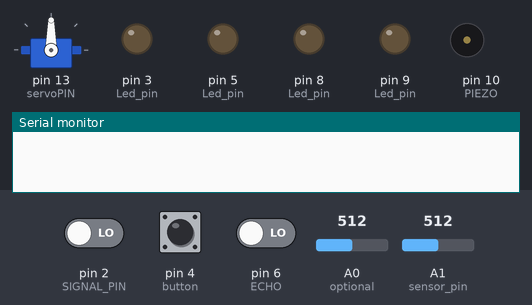
This sketch was run on a simulated Arduino Uno, built with avr-gcc and run on an emulated ATmega328P. On the bench: servo, output pins drawn as LEDs (lit = HIGH), buzzer (waves = sounding), the last lines printed to the serial monitor. The test bench sets the inputs (shaded band); at power-on: pin 4 (button) LOW, pin 2 (SIGNAL_PIN) LOW, A0 (optional) = 512, A1 (sensor_pin) = 512, pin 6 (ECHO) LOW. Pins used as bus, display or sensor lines are not drawn.

Above: at 3.4 s.
3.5 s: pin 4 (button) pulled HIGH for 0.15 s
At 6.3 s:
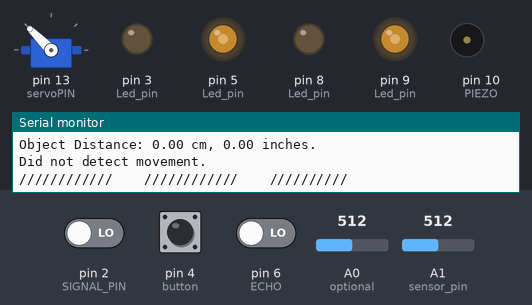
6.6 s: pin 2 (SIGNAL_PIN) driven HIGH
At 9.5 s:
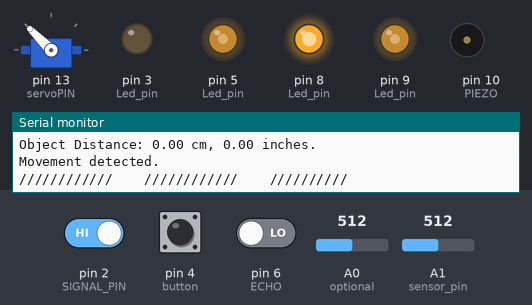
9.6 s: A0 (optional) set to 716
At 12.5 s:
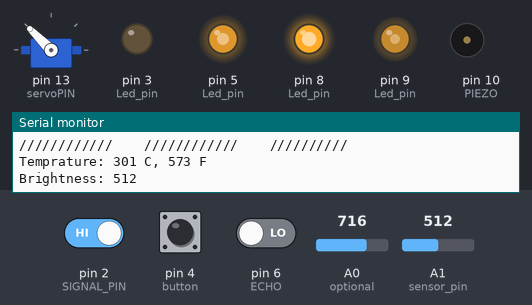
12.6 s: A1 (sensor_pin) set to 306
15.6 s: pin 4 (button) pulled HIGH for 1 s
At 18.0 s:
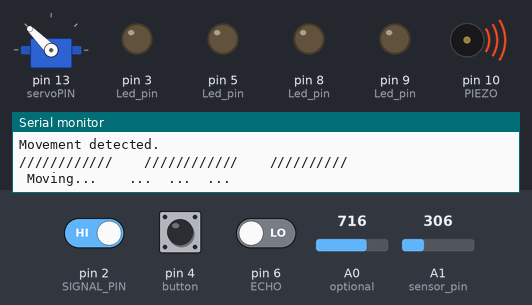
Timing chart, 0 to 32.1 s (numbered marks = the images above; inputs shaded):
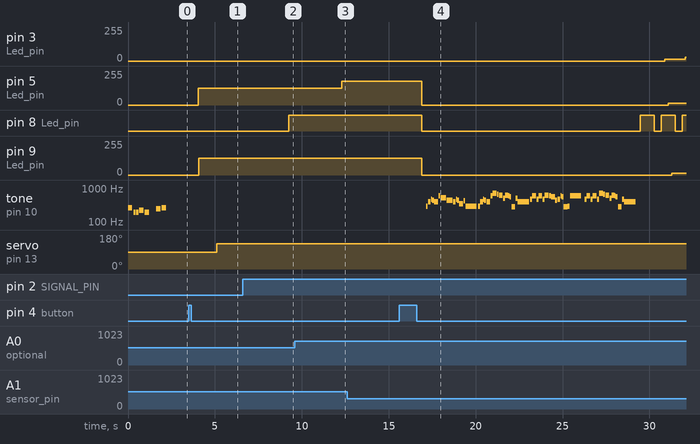

Measured:
- after the input at 3.5 s, pin 5 (Led_pin): 0/255 → 127/255 after 0.54 s; pin 9 (Led_pin): 0/255 → 127/255 after 0.56 s; servo on pin 13 (servoPIN): 90° → 135° after 1.6 s
- after the input at 6.6 s, pin 8 (Led_pin): LOW → HIGH after 2.6 s
- after the input at 9.6 s, pin 5 (Led_pin): 127/255 → 178/255 after 2.7 s
- after the input at 15.6 s, pin 3 (Led_pin): 0/255 → 15/255 after 15.3 s, → 30/255 1.2 s later; pin 5 (Led_pin): 178/255 → 0/255 after 1.3 s, → 15/255 14.2 s later

The sketch:

ardFinProj.ino
```cpp
#include<SoftwareSerial.h>
#include <Servo.h>


//music
#define NOTE_B0  31
#define NOTE_C1  33
#define NOTE_CS1 35
#define NOTE_D1  37
#define NOTE_DS1 39
#define NOTE_E1  41
#define NOTE_F1  44
#define NOTE_FS1 46
#define NOTE_G1  49
#define NOTE_GS1 52
#define NOTE_A1  55
#define NOTE_AS1 58
#define NOTE_B1  62
#define NOTE_C2  65
#define NOTE_CS2 69
#define NOTE_D2  73
#define NOTE_DS2 78
#define NOTE_E2  82
#define NOTE_F2  87
#define NOTE_FS2 93
#define NOTE_G2  98
#define NOTE_GS2 104
#define NOTE_A2  110
#define NOTE_AS2 117
#define NOTE_B2  123
#define NOTE_C3  131
#define NOTE_CS3 139
#define NOTE_D3  147
#define NOTE_DS3 156
#define NOTE_E3  165
#define NOTE_F3  175
#define NOTE_FS3 185
#define NOTE_G3  196
#define NOTE_GS3 208
#define NOTE_A3  220
#define NOTE_AS3 233
#define NOTE_B3  247
#define NOTE_C4  262
#define NOTE_CS4 277
#define NOTE_D4  294
#define NOTE_DS4 311
#define NOTE_E4  330
#define NOTE_F4  349
#define NOTE_FS4 370
#define NOTE_G4  392
#define NOTE_GS4 415
#define NOTE_A4  440
#define NOTE_AS4 466
#define NOTE_B4  494
#define NOTE_C5  523
#define NOTE_CS5 554
#define NOTE_D5  587
#define NOTE_DS5 622
#define NOTE_E5  659
#define NOTE_F5  698
#define NOTE_FS5 740
#define NOTE_G5  784
#define NOTE_GS5 831
#define NOTE_A5  880
#define NOTE_AS5 932
#define NOTE_B5  988
#define NOTE_C6  1047
#define NOTE_CS6 1109
#define NOTE_D6  1175
#define NOTE_DS6 1245
#define NOTE_E6  1319
#define NOTE_F6  1397
#define NOTE_FS6 1480
#define NOTE_G6  1568
#define NOTE_GS6 1661
#define NOTE_A6  1760
#define NOTE_AS6 1865
#define NOTE_B6  1976
#define NOTE_C7  2093
#define NOTE_CS7 2217
#define NOTE_D7  2349
#define NOTE_DS7 2489
#define NOTE_E7  2637
#define NOTE_F7  2794
#define NOTE_FS7 2960
#define NOTE_G7  3136
#define NOTE_GS7 3322
#define NOTE_A7  3520
#define NOTE_AS7 3729
#define NOTE_B7  3951
#define NOTE_C8  4186
#define NOTE_CS8 4435
#define NOTE_D8  4699
#define NOTE_DS8 4978
#define REST 0
int tempo = 500;
int melody2[] = {


  // Hedwig's theme fromn the Harry Potter Movies
  // Socre from https://musescore.com/user/3811306/scores/4906610

  REST, 2, NOTE_D4, 4,
  NOTE_G4, -4, NOTE_AS4, 8, NOTE_A4, 4,
  NOTE_G4, 2, NOTE_D5, 4,
  NOTE_C5, -2,
  NOTE_A4, -2,
  NOTE_G4, -4, NOTE_AS4, 8, NOTE_A4, 4,
  NOTE_F4, 2, NOTE_GS4, 4,
  NOTE_D4, -1,
  NOTE_D4, 4,

  NOTE_G4, -4, NOTE_AS4, 8, NOTE_A4, 4, //10
  NOTE_G4, 2, NOTE_D5, 4,
  NOTE_F5, 2, NOTE_E5, 4,
  NOTE_DS5, 2, NOTE_B4, 4,
  NOTE_DS5, -4, NOTE_D5, 8, NOTE_CS5, 4,
  NOTE_CS4, 2, NOTE_B4, 4,
  NOTE_G4, -1,
  NOTE_AS4, 4,

  NOTE_D5, 2, NOTE_AS4, 4,//18
  NOTE_D5, 2, NOTE_AS4, 4,
  NOTE_DS5, 2, NOTE_D5, 4,
  NOTE_CS5, 2, NOTE_A4, 4,
  NOTE_AS4, -4, NOTE_D5, 8, NOTE_CS5, 4,
  NOTE_CS4, 2, NOTE_D4, 4,
  NOTE_D5, -1,
  REST,4, NOTE_AS4,4,

  NOTE_D5, 2, NOTE_AS4, 4,//26
  NOTE_D5, 2, NOTE_AS4, 4,
  NOTE_F5, 2, NOTE_E5, 4,
  NOTE_DS5, 2, NOTE_B4, 4,
  NOTE_DS5, -4, NOTE_D5, 8, NOTE_CS5, 4,
  NOTE_CS4, 2, NOTE_AS4, 4,
  NOTE_G4, -1,

};
int notes = sizeof(melody2) / sizeof(melody2[0]) / 2;
int wholenote = (60000 * 4) / tempo;

int divider = 0, noteDuration = 0;
///////
const int PIEZO =10;
const int servoPIN = 13;
int melody[] = {262, 196, 196, 220, 196, 0, 247, 262}; // 8 music notes
SoftwareSerial bt(12,11); /* (Rx,Tx) */
int sensorValue = 0;
int tmpValue = 0;
int noteDurations[] = {250, 125, 125, 250, 250, 250, 250, 250};
double cm = 0, inches = 0;
#define SIGNAL_PIN 2
const int button = 4;
int state = 0;
bool scanning = false;
bool moving = false;
int brightness = 0;
int celsius = 0;

int fahrenheit = 0;
Servo servo;

int angle = 90;

void setup() {
  pinMode(A0, INPUT); //optional
pinMode(A1, INPUT); // sensor pin
pinMode(SIGNAL_PIN, INPUT);
pinMode(7, OUTPUT); // TRIG

pinMode(6, INPUT); // ECHO
bt.begin(9600);

Serial.begin(9600);
pinMode(3, OUTPUT); // Led pin
pinMode(5, OUTPUT); // Led pin
pinMode(9, OUTPUT); // Led pin
pinMode(8, OUTPUT); // Led pin
pinMode(button, INPUT);
servo.attach(servoPIN);


pinMode(PIEZO, OUTPUT);
for (int i = 0; i < 8; i++) {

  tone(PIEZO, melody[i], noteDurations[i]); // play a note

  delay(noteDurations[i]* 1.3);

  noTone(PIEZO); // stop the tone playing

  }

}

void loop() {
  if(digitalRead(button)==HIGH){
    state++;
    delay(500);
    if(state == 1){
     Serial.println(" Searching: ... \t ...\t...\t... \n");
     scanning = true;
     moving = false;

    }
    else if (state == 2 ){
      Serial.println(" Moving... \t ...\t...\t... \n");
    digitalWrite(3,LOW);
    digitalWrite(5,LOW);
    digitalWrite(9,LOW);
    digitalWrite(8,LOW);
    scanning = false;
    moving = true;
      for (int thisNote = 0; thisNote < notes * 2; thisNote = thisNote + 2) {

    // calculates the duration of each note
    divider = melody2[thisNote + 1];
    if (divider > 0) {
      // regular note, just proceed
      noteDuration = (wholenote) / divider;
    } else if (divider < 0) {
      // dotted notes are represented with negative durations!!
      noteDuration = (wholenote) / abs(divider);
      noteDuration *= 1.5; // increases the duration in half for dotted notes
    }

    // we only play the note for 90% of the duration, leaving 10% as a pause
    tone(PIEZO, melody2[thisNote], noteDuration*0.9);

    // Wait for the specief duration before playing the next note.
    delay(noteDuration);

    // stop the waveform generation before the next note.
    noTone(PIEZO);
  }


 }


   else if(state >= 3 || state == 0){
    state = 0;
     Serial.println(" Robot Offline... \t ...\t...\t...\n");
    digitalWrite(3,LOW);
    digitalWrite(5,LOW);
    digitalWrite(9,LOW);
    digitalWrite(8,LOW);
    scanning = false;
    moving = false;
     if (bt.available()) /* If data is available on serial port */
    {
    	Serial.write(bt.read());      /* Print character received on to the serial monitor */
    }
  }
  else{ state = 0;}
  }
  if( scanning ==true){
    celsius = map(((analogRead(A0) - 20) * 3.04), 0, 1023, -40, 125);
    fahrenheit = celsius * 9 / 5 + 32;
   Serial.println("//////////// \t //////////// \t ////////// ");
Serial.print("Temprature: ");
Serial.print(celsius);

Serial.print(" C, ");
Serial.print(fahrenheit);

Serial.println(" F");
tmpValue = analogRead(A0);
analogWrite(5, map(tmpValue, 0, 1023, 0, 255));
sensorValue = analogRead(A1);
// print the sensor reading
Serial.print("Brightness: ");
Serial.println(sensorValue);

// map the sensor reading to the range [0…255] to set the LED

// brightness using analogWrite()
sensorValue = 1023 - sensorValue ;
analogWrite(9, map(sensorValue, 0, 1023, 0, 255));


cm = readUltrasonicDistance(7, 6);
//servo
if(cm <= 10){
      angle = 135;
    }else angle = 90;
  servo.write(angle);

Serial.print("Object Distance: ");

Serial.print(cm);

Serial.print(" cm, ");

inches = cm / 2.54; // convert to inches by dividing by 2.54

Serial.print(inches);

Serial.println(" inches.");
//ir mod
  if(digitalRead(SIGNAL_PIN)==HIGH) {
    Serial.println("Movement detected.");
    digitalWrite(8, HIGH);
  } else {
    Serial.println("Did not detect movement.");
     digitalWrite(8, LOW);
  }
Serial.println("//////////// \t //////////// \t ////////// ");


delay(3000);

  }
  if(moving ==true){
   for (brightness = 0; brightness <= 255; brightness += 15) {
    delay(200);
digitalWrite(8,HIGH);
delay(200);
analogWrite(3, brightness); //uses PWM

delay(200);
 // Wait for 30 millisecond(s)
analogWrite(5, brightness); //uses PWM

delay(200); // Wait for 30 millisecond(s)

analogWrite(9, brightness); //uses PWM

 delay(200);
digitalWrite(8,LOW);
delay(200);
}
delay(3000);

for (brightness = 255; brightness >= 0; brightness -= 15) {
   delay(200);
digitalWrite(8,HIGH);
delay(200);

analogWrite(3, brightness);

delay(200);
analogWrite(5, brightness); //uses PWM

delay(200); // Wait for 30 millisecond(s)

analogWrite(9, brightness); //uses PWM

 delay(200);
digitalWrite(8,LOW);
delay(200);

}
  delay(1000);

 moving = false;


}
}


int readUltrasonicDistance(int triggerPin, int echoPin){

int distance;

digitalWrite(triggerPin, LOW);

delay(30);

digitalWrite(triggerPin, HIGH);

delay(30);

digitalWrite(triggerPin, LOW);

// distance = time / speed = (duration / 2) / speed

// 29 is the speed of sound and duration is divided by 2 since the

// wave goes in the direction of the object and then backward.

distance = pulseIn(echoPin, HIGH) / 2 / 29;

return distance;

}
```
